Frame 1 (no input): blank canvas, image omitted
Frame 60 (no input): blank canvas, image omitted
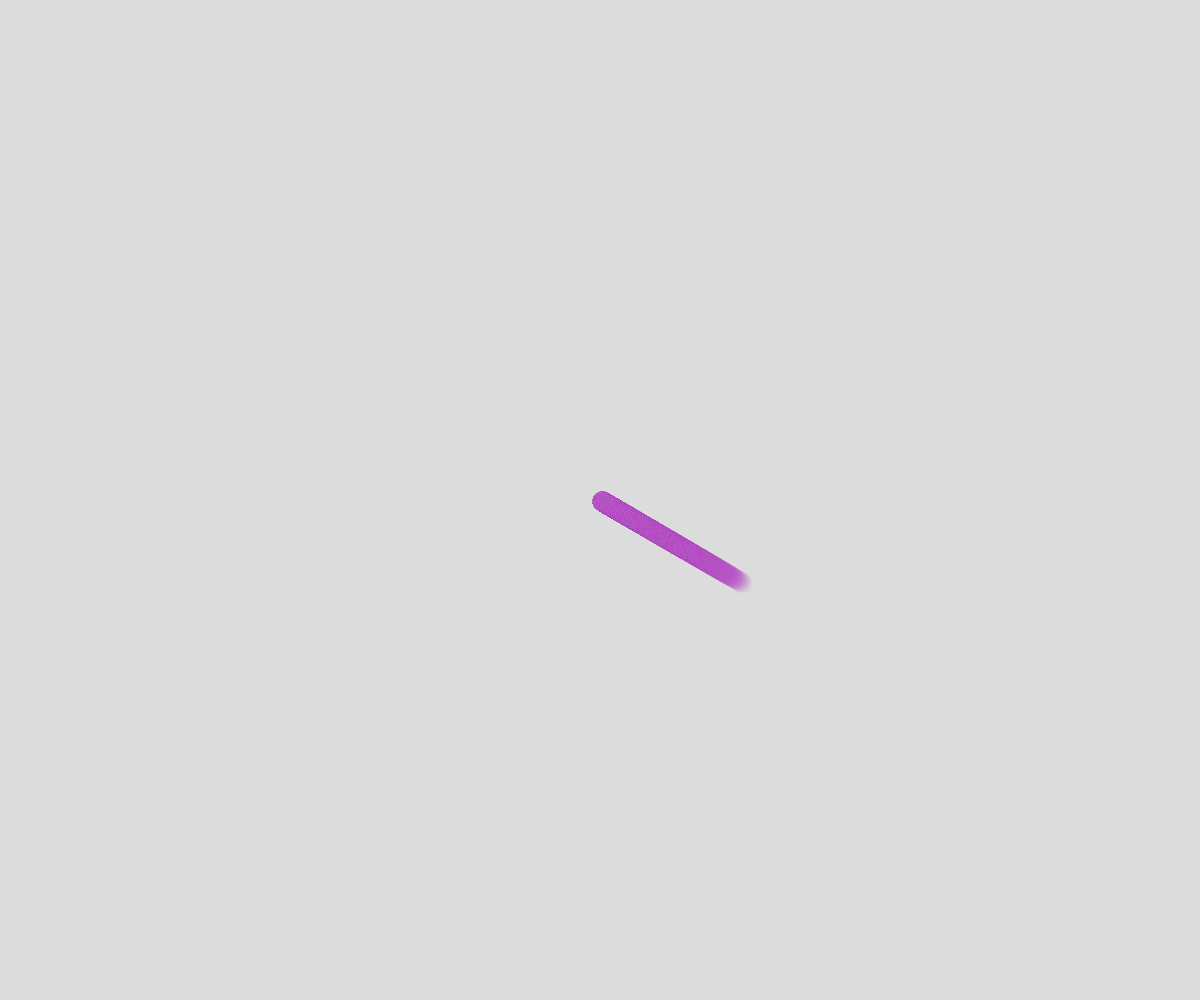
Frame 120 (the mouse pressed at the canvas centre since frame 60)

The p5.js sketch whose frames 1 and 60 were blank and that drew this single picture after the mouse press (run headless with seeded random() and noise() and a simulated clock; from frame 60 on, the mouse is pressed at the canvas centre):

// p5.js sketch
// ── sketch.js
let hexagons = []; // Array para almacenar los hexágonos
let drawingEnabled = true; // Indicador para habilitar o deshabilitar el dibujo

function setup() {
  createCanvas(windowWidth,windowHeight );
  background(220);
}

function draw() {
  // Solo dibuja si drawingEnabled es verdadero
  if (drawingEnabled) {
    // Mostrar y mover cada hexágono
    for (let i = 0; i < hexagons.length; i++) {
      let hexagon = hexagons[i];

      // Dibuja el rastro del hexágono
      hexagon.displayTrail();

      // Mueve el hexágono
      hexagon.move();
    }
  }
}

function mousePressed() {
  // Solo crea nuevos hexágonos si drawingEnabled es verdadero
  if (drawingEnabled) {
    // Crear un nuevo hexágono con un color aleatorio y translúcido
    let hexagon = new Hexagon(mouseX, mouseY);
    hexagons.push(hexagon);
  }
}

function keyPressed() {
  // Cambia el estado de drawingEnabled al presionar la barra espaciadora
  if (key === ' ') {
    drawingEnabled = !drawingEnabled;
  }
}

class Hexagon {
  constructor(x, y) {
    this.x = x;
    this.y = y;
    this.size = -1; // Tamaño del hexágono
    this.speedX = random(1, 3); // Reducimos la velocidad en X
    this.speedY = random(1, 3); // Reducimos la velocidad en Y
    this.history = []; // Historial de posiciones para el rastro
    this.trailColor = color(random(255), random(255), random(255), 18); // Color aleatorio y translúcido
    this.lineWidth = 20;
  }

  displayTrail() {
    strokeWeight(this.lineWidth);
    // Dibuja el rastro del hexágono
    for (let i = 0; i < this.history.length - 1; i++) {
      let currentPos = this.history[i];
      let nextPos = this.history[i + 1];
      stroke(this.trailColor);
      line(currentPos.x, currentPos.y, nextPos.x, nextPos.y);
    }
  }

  move() {
    // Mueve el hexágono en una dirección aleatoria
    this.x += this.speedX;
    this.y += this.speedY;

    // Rebota en los bordes del lienzo de manera más controlada
    if (this.x < 0 || this.x > width) {
      this.speedX *= -1;
    }
    if (this.y < 0 || this.y > height) {
      this.speedY *= -1;
    }

    // Guarda la posición actual en el historial
    this.history.push(createVector(this.x, this.y));

    // Limita el historial a un número máximo de puntos
    if (this.history.length > 100) {
      this.history.splice(1);
    }
  }
}
